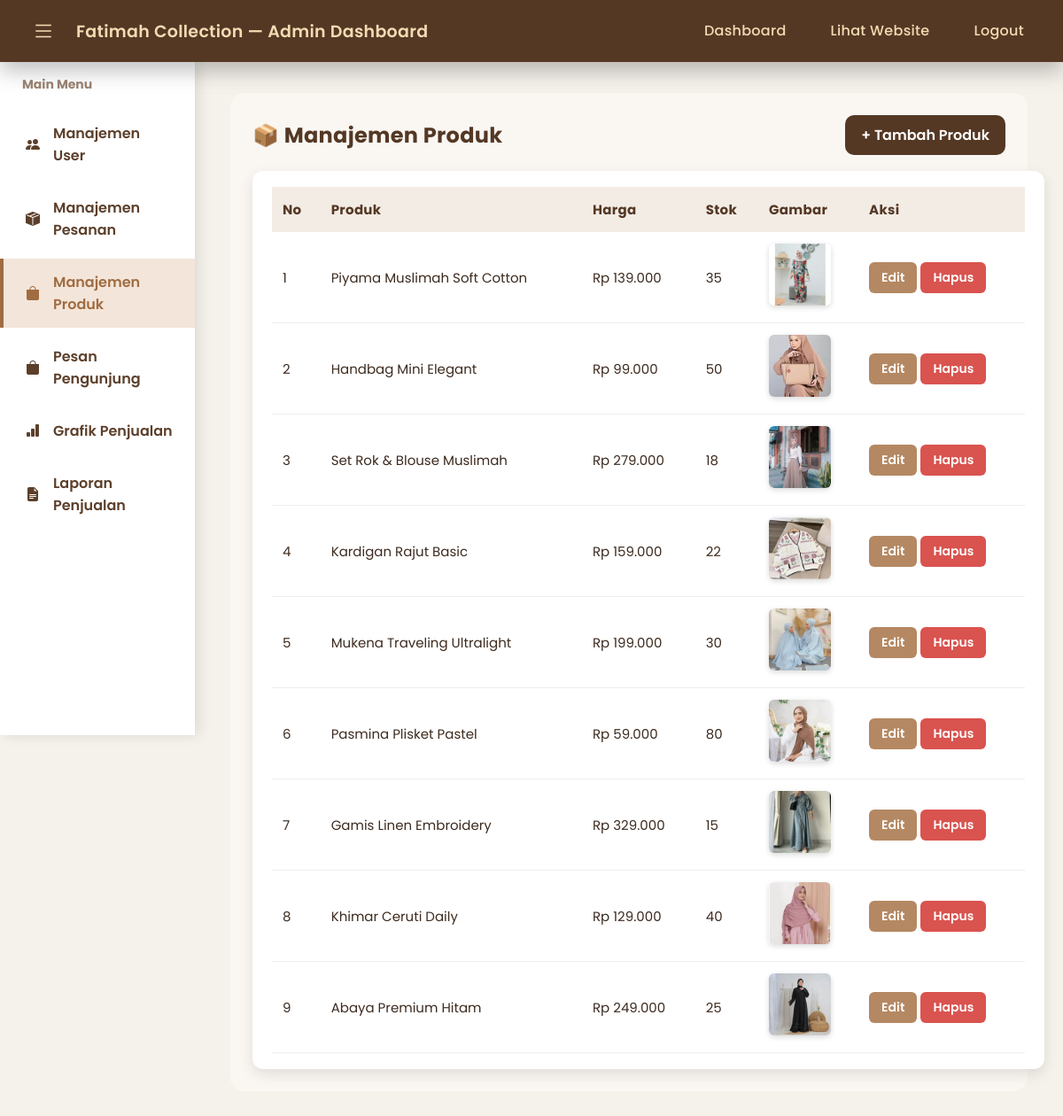
/admin/products/index.php, run on the app's committed database.
### tables this page shows
CREATE TABLE `products` (
  `id` int(11) NOT NULL,
  `sku` varchar(50) DEFAULT NULL,
  `name` varchar(200) NOT NULL,
  `category` varchar(100) NOT NULL,
  `published` tinyint(1) NOT NULL DEFAULT 1,
  `description` text DEFAULT NULL,
  `price` decimal(12,2) NOT NULL,
  `stock` int(11) NOT NULL DEFAULT 0,
  `image` varchar(255) DEFAULT NULL,
  `created_at` datetime DEFAULT current_timestamp()
);

### admin/products/index.php (the view, shortened to what this page needs)
<?php
include("../../app/config/database.php");
include '../layout.php';
$result = $db->query("SELECT * FROM products ORDER BY id DESC");
?>
<div class="content">
<div class="admin-content">
    <div class="top-bar">
        <h2 class="page-title">📦 Manajemen Produk</h2>
        <a href="create.php" class="btn-primary">+ Tambah Produk</a>
    </div>
    <div class="table-modern">
        <table>
            <tr>
                <th>No</th>
                <th>Produk</th>
                <th>Harga</th>
                <th>Stok</th>
                <th>Gambar</th>
                <th>Aksi</th>
            </tr>
            <?php $no = 1; while ($row = $result->fetch_assoc()): ?>
            <tr>
                <td><?= $no++ ?></td>
                <td><?= $row['name'] ?></td>
                <td>Rp <?= number_format($row['price'], 0, ',', '.') ?></td>
                <td><?= $row['stock'] ?></td>
                <td>
                    <img class="product-img"
                         src="/fatimah-collection-clean/public/assets/images/<?= $row['image'] ?>">
                </td>
                <td>
                    <a href="edit.php?id=<?= $row['id'] ?>" class="action-btn edit-btn">Edit</a>
                    <a href="delete.php?id=<?= $row['id'] ?>"
                       onclick="return confirm('Hapus produk ini?')"
                       class="action-btn delete-btn">Hapus</a>
                </td>
            </tr>
            <?php endwhile; ?>
        </table>
    </div>
</div>
</div>

### admin/layout.php (style rules this page uses)
body { margin: 0; padding: 0; font-family: 'Poppins', sans-serif; background: #f5f1eb; transition: .3s; }
.content { margin-left: 220px; margin-top: 70px; padding: 35px 40px; transition: .3s; }

### admin/products/index.php (style rules this page uses)
.admin-content { background: #faf7f3; padding: 25px; min-height: 100vh; border-radius: 16px; }
.top-bar { display: flex; justify-content: space-between; align-items: center; margin-bottom: 18px; }
.page-title { font-size: 24px; font-weight: 700; margin: 0; color: #543824; letter-spacing: 0.3px; }
.btn-primary { padding: 10px 18px; background: #543824; color: white; border-radius: 10px; text-decoration: none; font-weight: 600; transition: .25s; }
.table-modern { width: 100%; background: #fff; border-radius: 12px; padding: 18px 22px; box-shadow: 0 6px 16px rgba(0,0,0,0.1); overflow-x: auto; }
.table-modern table { width: 100%; border-collapse: collapse; min-width: 720px; }
.table-modern th { background: #f3ece5; padding: 14px 12px; color: #543824; font-weight: 700; font-size: 15px; text-align: left; letter-spacing: 0.3px; }
.table-modern td { padding: 13px 12px; border-bottom: 1px solid #eee; font-size: 15px; color: #3d2b1f; }
.product-img { width: 70px; height: 70px; object-fit: cover; border-radius: 6px; box-shadow: 0 2px 6px rgba(0,0,0,0.15); }
.action-btn { padding: 7px 14px; border-radius: 6px; font-size: 14px; font-weight: 600; text-decoration: none; display: inline-block; transition: .25s; }
.edit-btn { background: #b48862; color: white; }
.delete-btn { background: #d9534f; color: white; }

### data on the page
products: name "Piyama Muslimah Soft Cotton", price "139.000", stock "35", image (picture)
products: name "Handbag Mini Elegant", price "99.000", stock "50", image (picture)
products: name "Set Rok & Blouse Muslimah", price "279.000", stock "18", image (picture)
products: name "Kardigan Rajut Basic", price "159.000", stock "22", image (picture)
products: name "Mukena Traveling Ultralight", price "199.000", stock "30", image (picture)
products: name "Pasmina Plisket Pastel", price "59.000", stock "80", image (picture)
products: name "Gamis Linen Embroidery", price "329.000", stock "15", image (picture)
products: name "Khimar Ceruti Daily", price "129.000", stock "40", image (picture)
products: name "Abaya Premium Hitam", price "249.000", stock "25", image (picture)
